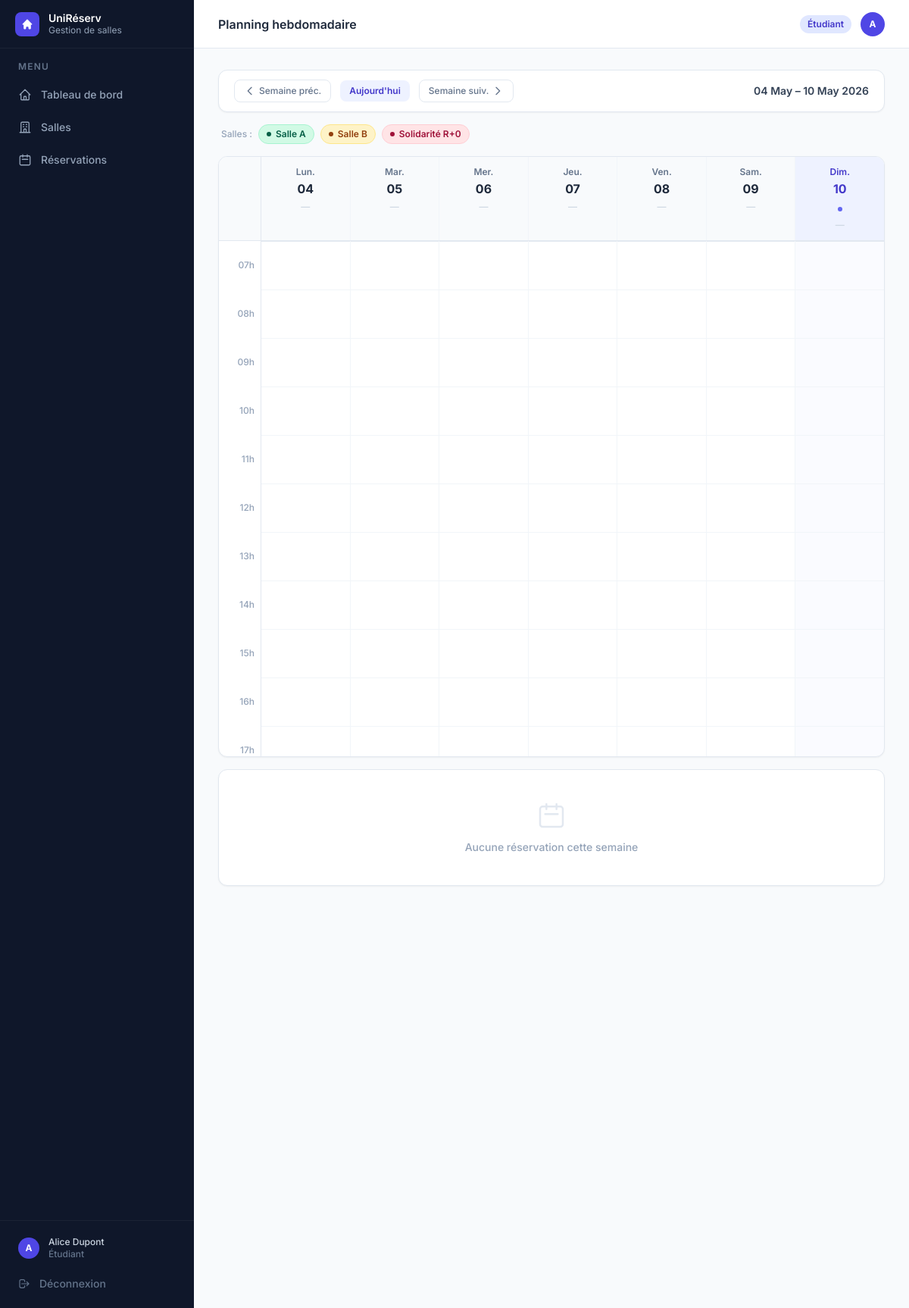
The page /planning (signed in) on the database as committed earlier.
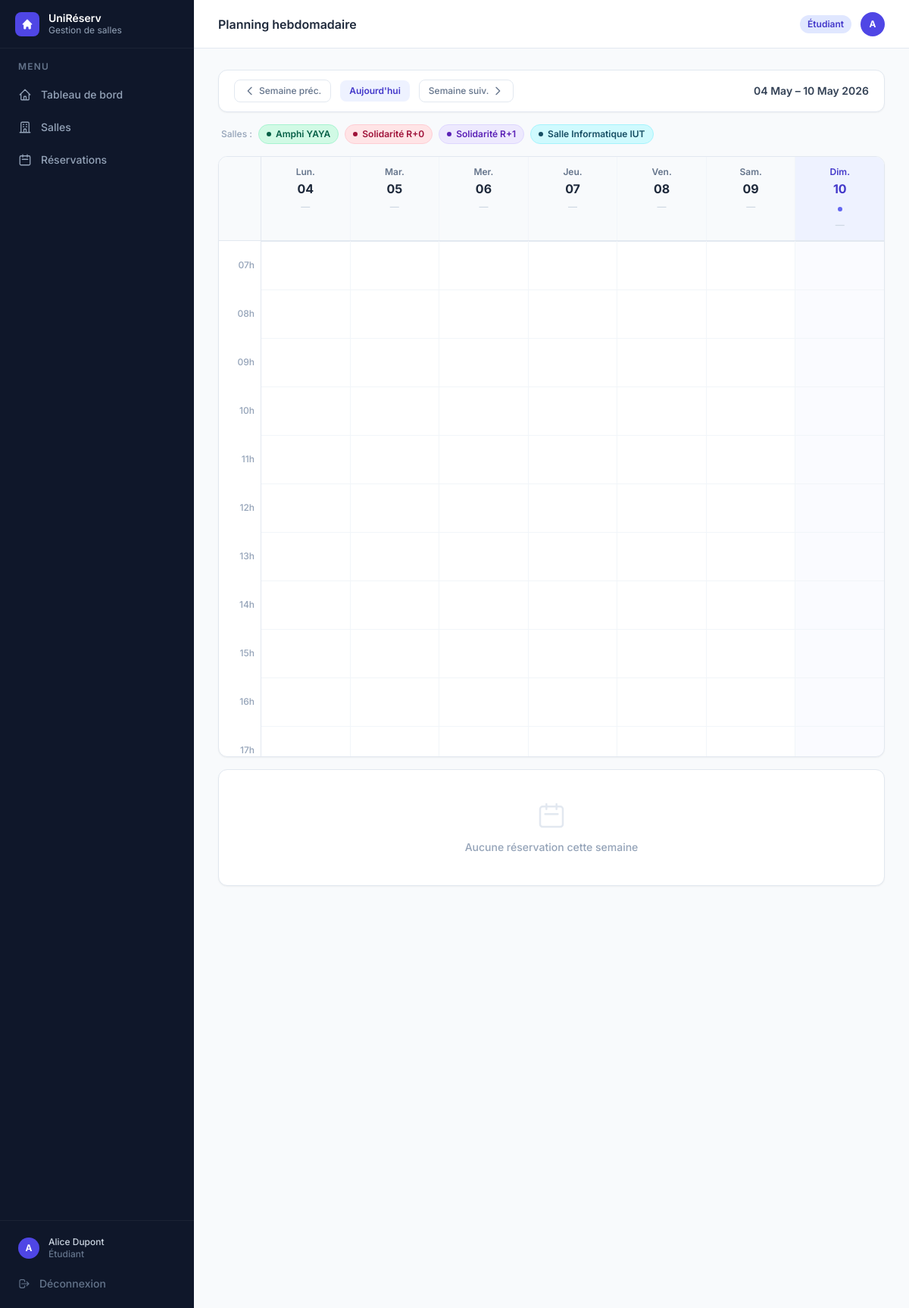
The same page on the database as committed later.
### tables this page shows
CREATE TABLE salles (
            id          INTEGER PRIMARY KEY,
            nom         TEXT    NOT NULL UNIQUE,
            capacite    INTEGER NOT NULL,
            equipements TEXT    NOT NULL DEFAULT '[]',
            disponible  INTEGER NOT NULL DEFAULT 1
        );

### app.py (the view, shortened to what this page needs)
@app.route("/planning")
@login_required
def planning():
    bd, utilisateurs, salles_dict, toutes = get_data()
    debut_str = request.args.get("debut", "")
    try:
        debut_semaine = date.fromisoformat(debut_str)
    except ValueError:
        debut_semaine = date.today()
    debut_semaine -= timedelta(days=debut_semaine.weekday())  # → lundi
    fin_semaine = debut_semaine + timedelta(days=6)
    role      = session.get("user_role")
    u_courant = utilisateurs.get(session["user_id"])
    if role == "etudiant" and u_courant:
        classe    = getattr(u_courant, "classe", "")
        pool      = [r for r in toutes if r.classe == classe]
    else:
        pool = list(toutes)
    pool = [r for r in pool
            if debut_semaine <= r.date <= fin_semaine
            and r.statut in (StatutReservation.CONFIRMEE, StatutReservation.EN_ATTENTE)]
    HEURE_DEBUT   = 7
    HEURE_FIN     = 21
    HAUTEUR_HEURE = 64   # px
    noms_jours    = ["Lun.", "Mar.", "Mer.", "Jeu.", "Ven.", "Sam.", "Dim."]
    jours = []
    for i in range(7):
        d     = debut_semaine + timedelta(days=i)
        blocs = []
        jours.append({
            "date":          d,
            "label":         noms_jours[i],
            "est_aujourd_hui": d == date.today(),
            "blocs":         blocs,
        })
    return render_template(
        "planning.html", active="planning",
        jours=jours,
        debut_semaine=debut_semaine,
        fin_semaine=fin_semaine,
        prev_semaine=(debut_semaine - timedelta(weeks=1)).isoformat(),
        next_semaine=(debut_semaine + timedelta(weeks=1)).isoformat(),
        grille_heures=list(range(HEURE_DEBUT, HEURE_FIN + 1)),
        hauteur_grille=(HEURE_FIN - HEURE_DEBUT) * HAUTEUR_HEURE,
        HAUTEUR_HEURE=HAUTEUR_HEURE,
        salles=list(salles_dict.values()),
        COULEURS_SALLES=COULEURS_SALLES,
        peut_gerer=peut_gerer_reservations(),
        StatutReservation=StatutReservation,
    )

### app.py (called while the page is built)
def get_bd():
    return BaseDonneesSQLite()

def get_data():
    bd   = get_bd()
    tout = bd.charger_tout()
    maintenant = datetime.now()
    for r in tout["reservations"]:
        if r.statut in (StatutReservation.CONFIRMEE, StatutReservation.EN_ATTENTE):
            if datetime.combine(r.date, r.heure_fin) < maintenant:
                r._Reservation__statut = StatutReservation.TERMINEE
                bd.sauvegarder_reservation(r)
    return (
        bd,
        {u.id: u for u in tout["utilisateurs"]},
        {s.id: s for s in tout["salles"]},
        tout["reservations"],
    )

def login_required(f):
    @wraps(f)
    def decorated(*args, **kwargs):
        if "user_id" not in session:
            return redirect(url_for("login"))
        return f(*args, **kwargs)
    return decorated

def peut_gerer_reservations():
    return session.get("user_role") in ("admin", "responsable")

### models/reservation.py (called while the page is built)
    def _valider_horaires(self):
        if self.__heure_debut >= self.__heure_fin:
            raise ValueError(
                f"L'heure de début ({self.__heure_debut}) "
                f"doit être avant l'heure de fin ({self.__heure_fin})."
            )

### templates/planning.html (shortened to what the changed rows need)
{% extends "base.html" %}
{% block heading %}Planning hebdomadaire{% endblock %}
{% block content %}
<div class="space-y-4">
  {% if salles %}
  <div class="flex flex-wrap items-center gap-2 px-1">
    <span class="text-xs text-slate-400 font-medium">Salles :</span>
    {% for s in salles %}
    {% set c = COULEURS_SALLES[s.id % COULEURS_SALLES|length] %}
    <span class="inline-flex items-center gap-1.5 px-2.5 py-1 rounded-full text-xs font-semibold border"
          style="background:{{ c.bg }}; color:{{ c.text }}; border-color:{{ c.border }}">
      <span class="w-1.5 h-1.5 rounded-full" style="background:{{ c.text }}"></span>
      {{ s.nom }}
    </span>
    {% endfor %}
  </div>
  {% endif %}
  <div class="bg-white rounded-xl border border-slate-200 shadow-sm overflow-hidden">
    <div class="flex border-b border-slate-200 bg-slate-50">
      {% for j in jours %}
      <div class="flex-1 px-2 py-3 text-center border-r border-slate-100 last:border-0
        {% if j.est_aujourd_hui %}bg-indigo-50{% endif %}">
        <p class="text-xs font-semibold {% if j.est_aujourd_hui %}text-indigo-700{% else %}text-slate-500{% endif %}">
          {{ j.label }}
        </p>
        <p class="text-base font-bold {% if j.est_aujourd_hui %}text-indigo-700{% else %}text-slate-800{% endif %} mt-0.5">
          {{ j.date.strftime('%d') }}
        </p>
        {% if j.est_aujourd_hui %}
        <span class="w-1.5 h-1.5 rounded-full bg-indigo-500 inline-block mt-0.5"></span>
        {% endif %}
        <p class="text-xs font-medium mt-1 {% if j.blocs %}text-indigo-600{% else %}text-slate-300{% endif %}">
          {% if j.blocs %}{{ j.blocs|length }} cours{% else %}—{% endif %}
        </p>
      </div>
      {% endfor %}
    </div>
    <div class="flex overflow-x-auto" style="max-height: 680px; overflow-y: auto;">
      <div class="w-14 shrink-0 border-r border-slate-200 relative"
           style="height: {{ hauteur_grille }}px">
        {% for h in grille_heures %}
        <div class="absolute w-full flex items-center justify-end pr-2"
             style="top: {{ (h - grille_heures[0]) * HAUTEUR_HEURE }}px; height: {{ HAUTEUR_HEURE }}px">
          <span class="text-xs text-slate-400 font-medium">{{ '%02d'|format(h) }}h</span>
        </div>
        {% endfor %}
      </div>
      {% for j in jours %}
      <div class="flex-1 relative border-r border-slate-100 last:border-0 min-w-0
        {% if j.est_aujourd_hui %}bg-indigo-50/30{% endif %}"
           style="height: {{ hauteur_grille }}px; min-width: 110px">
        {% for h in grille_heures %}
        <div class="absolute w-full border-t {% if loop.first %}border-slate-200{% else %}border-slate-100{% endif %}"
             style="top: {{ (h - grille_heures[0]) * HAUTEUR_HEURE }}px"></div>
        {% endfor %}
      </div>
      {% endfor %}
    </div>
  </div>
  {% set total_blocs = jours | map(attribute='blocs') | map('length') | sum %}
</div>
{% endblock %}

Rows that differ between the two databases and show on the page:
removed salles: nom "Salle B"
changed salles: nom "Salle A" → "Amphi YAYA"
added salles: nom "Solidarité R+1"
added salles: nom "Salle Informatique IUT"
